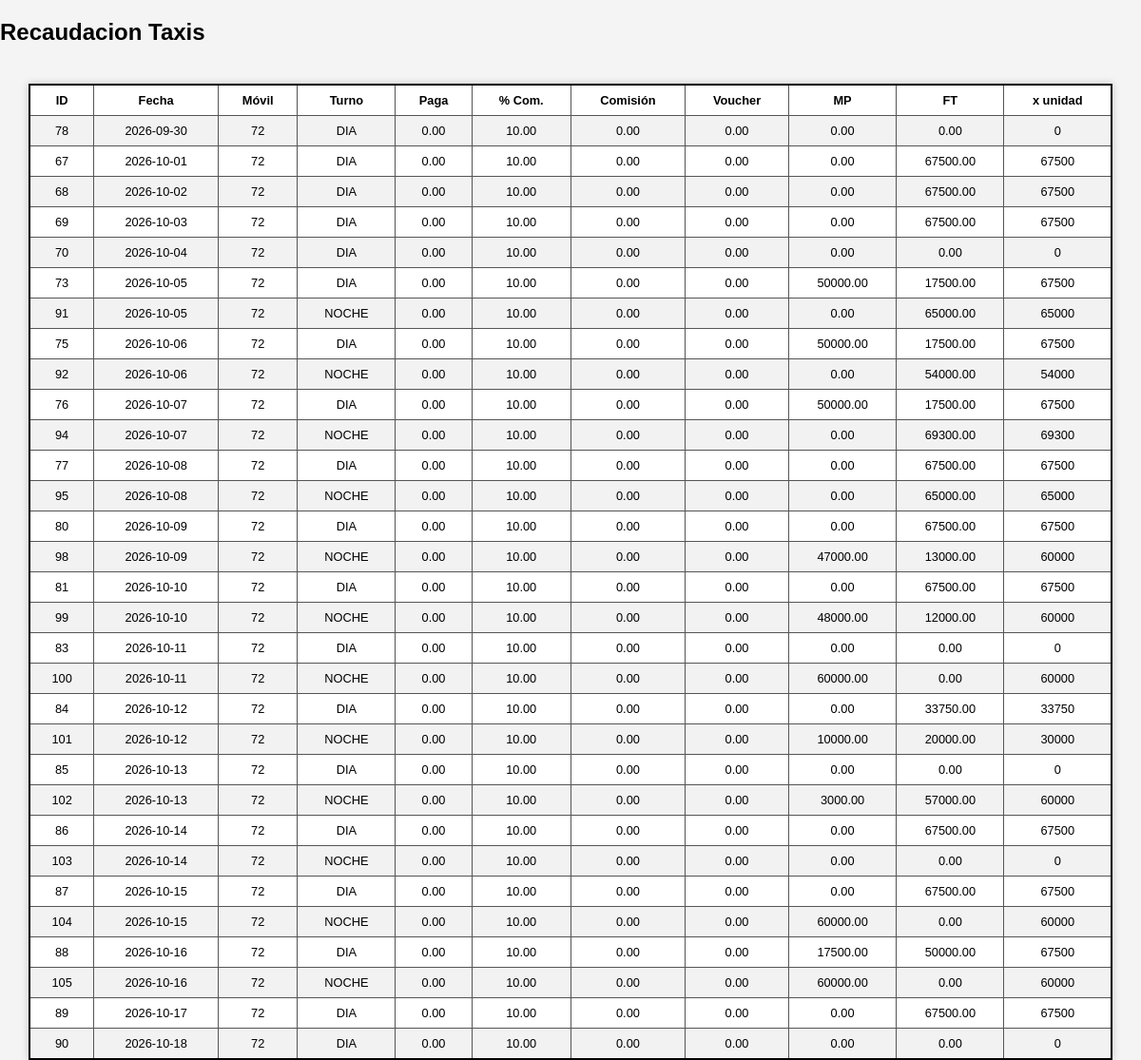
/php/lista_reca.php, run on the app's committed database.
### tables this page shows
CREATE TABLE `recauda` (
  `id` int(10) NOT NULL AUTO_INCREMENT,
  `fecha` date NOT NULL,
  `chofer_id` int(11) NOT NULL,
  `vehiculo_id` int(11) DEFAULT NULL,
  `movil` int(11) NOT NULL,
  `turno` varchar(6) NOT NULL,
  `abono_diario` decimal(10,2) NOT NULL DEFAULT 0.00,
  `paga` decimal(10,2) NOT NULL DEFAULT 0.00,
  `porcent` decimal(5,2) NOT NULL DEFAULT 0.00,
  `comision` decimal(10,2) NOT NULL DEFAULT 0.00,
  `voucher` decimal(10,2) NOT NULL DEFAULT 0.00,
  `mp` decimal(10,2) NOT NULL DEFAULT 0.00,
  `ft` decimal(10,2) NOT NULL DEFAULT 0.00,
  `total` decimal(10,2) NOT NULL DEFAULT 0.00,
  `debe` decimal(10,2) NOT NULL DEFAULT 0.00,
  `observaciones` varchar(255) DEFAULT '',
  PRIMARY KEY (`id`),
  UNIQUE KEY `fecha_chofer` (`fecha`,`chofer_id`),
  KEY `idx_chofer` (`chofer_id`),
  KEY `idx_fecha` (`fecha`),
  KEY `idx_movil` (`movil`)
);

### php/lista_reca.php (the view, shortened to what this page needs)
<?php
$con = conexion();
$con->set_charset("utf8mb4");
$sql = "SELECT * FROM recauda ORDER BY fecha ASC";
$sql_l = $con->query($sql);
if ($sql_l->num_rows > 0) {
?>
    <!DOCTYPE html>
    <html lang="en">
    <head>
        <link rel="stylesheet" href="../css/listado.css">
    </head>
    <body>
        <h2>Recaudacion Taxis</h2>
        <div class="table-container">
            <table border="1" cellpadding="8" cellspacing="0">
                <tr>
                    <th>ID</th>
                    <th>Fecha</th>
                    <th>Móvil</th>
                    <th>Turno</th>
                    <th>Paga</th>
                    <th>% Com.</th>
                    <th>Comisión</th>
                    <th>Voucher</th>
                    <th>MP</th>
                    <th>FT</th>
                    <th>x unidad</th>
                </tr>
                <?php
                while ($row = $sql_l->fetch_assoc()) {
                ?>
                    <tr>
                        <?php
                        $id = $row['id'];
                        $fecha = $row['fecha'];
                        $movil = $row['movil'];
                        $turno = $row['turno'];
                        $paga = $row['paga'];
                        $porcent = $row['porcent'];
                        $comision = $row['comision'];
                        $voucher = $row['voucher'];
                        $mp = $row['mp'];
                        $ft = $row['ft'];
                        ?>
                        <td><?php echo $id ?></td>
                        <td><?php echo $fecha ?></td>
                        <td><?php echo $movil ?></td>
                        <td><?php echo $turno ?></td>
                        <td><?php echo $paga ?></td>
                        <td><?php echo $porcent ?></td>
                        <td><?php echo $comision ?></td>
                        <td><?php echo $voucher ?></td>
                        <td><?php echo $mp ?></td>
                        <td><?php echo $ft ?></td>
                        <?php
                        $dia = $comision + $mp + $ft + $comision;
                        ?>
                        <td><?php echo $dia ?></td>
                    </tr>
                <?php
                }
                ?>
            </table>
        </div>
    <?php
} else {
    echo 'No hay registros para mostrar.';
}
    ?>
    </body>
    </html>

### css/listado.css (style rules this page uses)
body { font-family: Arial, sans-serif; background-color: #f4f4f4; margin: 0; padding: 0; }
.table-container { display: flex; justify-content: center; align-items: center; margin-top: 40px; }
table { width: 95%; border-collapse: collapse; background: white; text-align: center; border: 2px solid #000; box-shadow: 0 0 8px rgba(0, 0, 0, 0.2); font-size: 0.8em; }
th, td { border: 1px solid #555; padding: 8px 12px; }
tr:nth-child(even) { background-color: #f2f2f2; }

### php/lista_reca.php (style rules this page uses)
.table-container { display: flex; justify-content: center; align-items: center; }
table { width: 95%; border-collapse: collapse; text-align: center; background: white; border: 2px solid #000; box-shadow: 0 0 8px rgba(0, 0, 0, 0.2); }

### data on the page
recauda: id "78", fecha "2026-09-30", movil "72", turno "DIA", paga "0.00", porcent "10.00", comision "0.00", voucher "0.00", mp "0.00", ft "0.00", dia "0"
recauda: id "67", fecha "2026-10-01", movil "72", turno "DIA", paga "0.00", porcent "10.00", comision "0.00", voucher "0.00", mp "0.00", ft "67500.00", dia "67500"
recauda: id "68", fecha "2026-10-02", movil "72", turno "DIA", paga "0.00", porcent "10.00", comision "0.00", voucher "0.00", mp "0.00", ft "67500.00", dia "67500"
recauda: id "69", fecha "2026-10-03", movil "72", turno "DIA", paga "0.00", porcent "10.00", comision "0.00", voucher "0.00", mp "0.00", ft "67500.00", dia "67500"
recauda: id "70", fecha "2026-10-04", movil "72", turno "DIA", paga "0.00", porcent "10.00", comision "0.00", voucher "0.00", mp "0.00", ft "0.00", dia "0"
recauda: id "73", fecha "2026-10-05", movil "72", turno "DIA", paga "0.00", porcent "10.00", comision "0.00", voucher "0.00", mp "50000.00", ft "17500.00", dia "67500"
recauda: id "91", fecha "2026-10-05", movil "72", turno "NOCHE", paga "0.00", porcent "10.00", comision "0.00", voucher "0.00", mp "0.00", ft "65000.00", dia "65000"
recauda: id "75", fecha "2026-10-06", movil "72", turno "DIA", paga "0.00", porcent "10.00", comision "0.00", voucher "0.00", mp "50000.00", ft "17500.00", dia "67500"
recauda: id "92", fecha "2026-10-06", movil "72", turno "NOCHE", paga "0.00", porcent "10.00", comision "0.00", voucher "0.00", mp "0.00", ft "54000.00", dia "54000"
recauda: id "76", fecha "2026-10-07", movil "72", turno "DIA", paga "0.00", porcent "10.00", comision "0.00", voucher "0.00", mp "50000.00", ft "17500.00", dia "67500"
recauda: id "94", fecha "2026-10-07", movil "72", turno "NOCHE", paga "0.00", porcent "10.00", comision "0.00", voucher "0.00", mp "0.00", ft "69300.00", dia "69300"
recauda: id "77", fecha "2026-10-08", movil "72", turno "DIA", paga "0.00", porcent "10.00", comision "0.00", voucher "0.00", mp "0.00", ft "67500.00", dia "67500"
recauda: id "95", fecha "2026-10-08", movil "72", turno "NOCHE", paga "0.00", porcent "10.00", comision "0.00", voucher "0.00", mp "0.00", ft "65000.00", dia "65000"
recauda: id "80", fecha "2026-10-09", movil "72", turno "DIA", paga "0.00", porcent "10.00", comision "0.00", voucher "0.00", mp "0.00", ft "67500.00", dia "67500"
recauda: id "98", fecha "2026-10-09", movil "72", turno "NOCHE", paga "0.00", porcent "10.00", comision "0.00", voucher "0.00", mp "47000.00", ft "13000.00", dia "60000"
recauda: id "81", fecha "2026-10-10", movil "72", turno "DIA", paga "0.00", porcent "10.00", comision "0.00", voucher "0.00", mp "0.00", ft "67500.00", dia "67500"
recauda: id "99", fecha "2026-10-10", movil "72", turno "NOCHE", paga "0.00", porcent "10.00", comision "0.00", voucher "0.00", mp "48000.00", ft "12000.00", dia "60000"
recauda: id "83", fecha "2026-10-11", movil "72", turno "DIA", paga "0.00", porcent "10.00", comision "0.00", voucher "0.00", mp "0.00", ft "0.00", dia "0"
recauda: id "100", fecha "2026-10-11", movil "72", turno "NOCHE", paga "0.00", porcent "10.00", comision "0.00", voucher "0.00", mp "60000.00", ft "0.00", dia "60000"
recauda: id "84", fecha "2026-10-12", movil "72", turno "DIA", paga "0.00", porcent "10.00", comision "0.00", voucher "0.00", mp "0.00", ft "33750.00", dia "33750"
recauda: id "101", fecha "2026-10-12", movil "72", turno "NOCHE", paga "0.00", porcent "10.00", comision "0.00", voucher "0.00", mp "10000.00", ft "20000.00", dia "30000"
recauda: id "85", fecha "2026-10-13", movil "72", turno "DIA", paga "0.00", porcent "10.00", comision "0.00", voucher "0.00", mp "0.00", ft "0.00", dia "0"
recauda: id "102", fecha "2026-10-13", movil "72", turno "NOCHE", paga "0.00", porcent "10.00", comision "0.00", voucher "0.00", mp "3000.00", ft "57000.00", dia "60000"
recauda: id "86", fecha "2026-10-14", movil "72", turno "DIA", paga "0.00", porcent "10.00", comision "0.00", voucher "0.00", mp "0.00", ft "67500.00", dia "67500"
recauda: id "103", fecha "2026-10-14", movil "72", turno "NOCHE", paga "0.00", porcent "10.00", comision "0.00", voucher "0.00", mp "0.00", ft "0.00", dia "0"
recauda: id "87", fecha "2026-10-15", movil "72", turno "DIA", paga "0.00", porcent "10.00", comision "0.00", voucher "0.00", mp "0.00", ft "67500.00", dia "67500"
recauda: id "104", fecha "2026-10-15", movil "72", turno "NOCHE", paga "0.00", porcent "10.00", comision "0.00", voucher "0.00", mp "60000.00", ft "0.00", dia "60000"
recauda: id "88", fecha "2026-10-16", movil "72", turno "DIA", paga "0.00", porcent "10.00", comision "0.00", voucher "0.00", mp "17500.00", ft "50000.00", dia "67500"
recauda: id "105", fecha "2026-10-16", movil "72", turno "NOCHE", paga "0.00", porcent "10.00", comision "0.00", voucher "0.00", mp "60000.00", ft "0.00", dia "60000"
recauda: id "89", fecha "2026-10-17", movil "72", turno "DIA", paga "0.00", porcent "10.00", comision "0.00", voucher "0.00", mp "0.00", ft "67500.00", dia "67500"
recauda: id "90", fecha "2026-10-18", movil "72", turno "DIA", paga "0.00", porcent "10.00", comision "0.00", voucher "0.00", mp "0.00", ft "0.00", dia "0"
